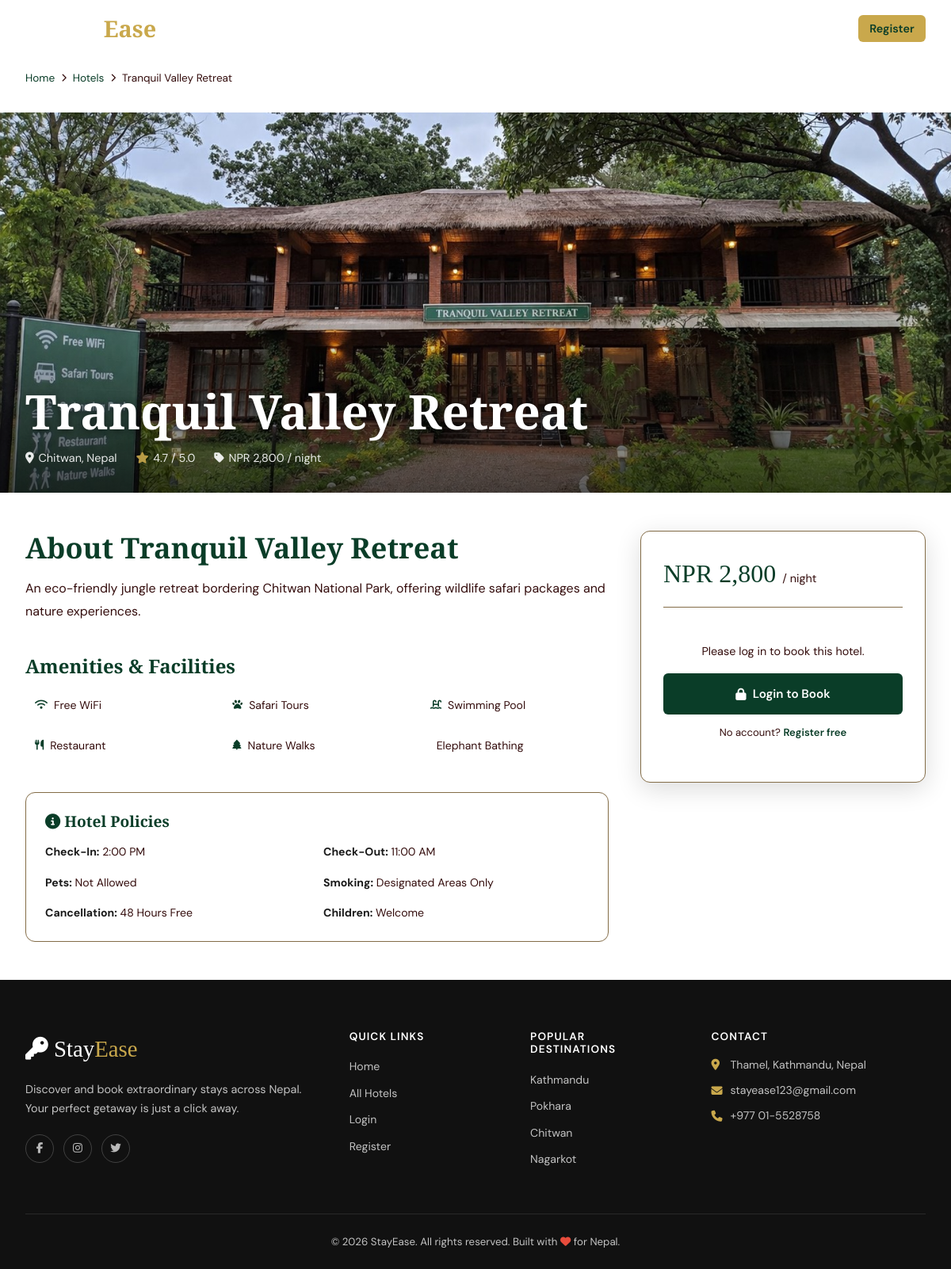
Screenshot of /hotel-detail.php?id=6 with the database file from the repository.
### tables this page shows
CREATE TABLE IF NOT EXISTS hotels (
    id          INT AUTO_INCREMENT PRIMARY KEY,
    name        VARCHAR(150)  NOT NULL,
    location    VARCHAR(200)  NOT NULL,
    price       DECIMAL(10,2) NOT NULL,
    rating      DECIMAL(2,1)  DEFAULT 0.0,
    description TEXT,
    amenities   TEXT,
    image       VARCHAR(255)  DEFAULT 'default.jpg',
    created_at  TIMESTAMP DEFAULT CURRENT_TIMESTAMP
);

### config.php (called while the page is built, shortened)
<?php
function isLoggedIn(): bool {
    return !empty($_SESSION['user_id']);
}
function formatPrice(float $price): string {
    return 'NPR ' . number_format($price, 0);
}
?>

### hotel-detail.php (the view, shortened to what this page needs)
<?php
require_once 'config.php';
$id = (int)($_GET['id'] ?? 0);
$stmt = $pdo->prepare("SELECT * FROM hotels WHERE id = ?");
$stmt->execute([$id]);
$hotel = $stmt->fetch();
$amenities = array_filter(array_map('trim', explode(',', $hotel['amenities'] ?? '')));
$amenityIcons = [
    'Free WiFi' => 'fas fa-wifi', 'Swimming Pool' => 'fas fa-swimming-pool',
    'Spa' => 'fas fa-spa', 'Gym' => 'fas fa-dumbbell', 'Restaurant' => 'fas fa-utensils',
    'Bar' => 'fas fa-cocktail', 'Room Service' => 'fas fa-concierge-bell',
    'Parking' => 'fas fa-parking', 'Airport Shuttle' => 'fas fa-shuttle-van',
    'Lake View' => 'fas fa-water', 'Kayaking' => 'fas fa-ship',
    'Cycling' => 'fas fa-bicycle', 'Yoga' => 'fas fa-om',
    'Heritage Tours' => 'fas fa-landmark', 'Garden' => 'fas fa-leaf',
    'Library' => 'fas fa-book', 'Rooftop Terrace' => 'fas fa-building',
    'Rooftop' => 'fas fa-building', 'Trekking Guide' => 'fas fa-hiking',
    'Bonfire' => 'fas fa-fire', 'Safari Tours' => 'fas fa-paw',
    'Nature Walks' => 'fas fa-tree', 'Elephant Bathing' => 'fas fa-elephant',
    'Tour Desk' => 'fas fa-map', 'Locker' => 'fas fa-lock',
    '24hr Reception' => 'fas fa-clock',
];
include 'includes/header.php';
?>
<div style="padding: calc(var(--nav-h) + 1rem) 2rem .5rem;max-width:1280px;margin:0 auto">
    <nav class="breadcrumb">
        <a href="<?= SITE_URL ?>">Home</a>
        <i class="fas fa-chevron-right"></i>
        <a href="<?= SITE_URL ?>/hotels.php">Hotels</a>
        <i class="fas fa-chevron-right"></i>
        <span><?= htmlspecialchars($hotel['name']) ?></span>
    </nav>
</div>
<div class="detail-hero" style="margin-top:0">
    <img src="<?= SITE_URL ?>/images/hotels/<?= htmlspecialchars($hotel['image']) ?>"
         alt="<?= htmlspecialchars($hotel['name']) ?>"
         onerror="this.src='https://images.unsplash.com/photo-1566073771259-6a8506099945?w=1600&q=80'">
    <div class="detail-hero-content">
        <h1><?= htmlspecialchars($hotel['name']) ?></h1>
        <div class="detail-hero-meta">
            <span><i class="fas fa-map-marker-alt"></i> <?= htmlspecialchars($hotel['location']) ?></span>
            <span><i class="fas fa-star" style="color:var(--clr-gold)"></i> <?= number_format($hotel['rating'],1) ?> / 5.0</span>
            <span><i class="fas fa-tag"></i> <?= formatPrice($hotel['price']) ?> / night</span>
        </div>
    </div>
</div>
<div class="detail-layout">
    <div>
        <h2>About <?= htmlspecialchars($hotel['name']) ?></h2>
        <p style="margin-top:1rem;color:var(--clr-text-muted);line-height:1.8;font-size:1rem">
            <?= nl2br(htmlspecialchars($hotel['description'])) ?>
        </p>
        <?php if (!empty($amenities)): ?>
        <div style="margin-top:2.5rem">
            <h3>Amenities & Facilities</h3>
            <div class="amenities-grid">
                <?php foreach ($amenities as $am): ?>
                <div class="amenity-item">
                    <i class="<?= $amenityIcons[$am] ?? 'fas fa-check' ?>"></i>
                    <?= htmlspecialchars($am) ?>
                </div>
                <?php endforeach; ?>
            </div>
        </div>
        <?php endif; ?>
        <div style="margin-top:2.5rem;padding:1.5rem;background:var(--clr-bg);border-radius:var(--radius-md);border:1px solid var(--clr-border)">
            <h4 style="margin-bottom:1rem"><i class="fas fa-info-circle" style="color:var(--clr-forest)"></i> Hotel Policies</h4>
            <div style="display:grid;grid-template-columns:1fr 1fr;gap:1rem;font-size:.88rem;color:var(--clr-text-muted)">
                <div><strong style="color:var(--clr-text)">Check-In:</strong> 2:00 PM</div>
                <div><strong style="color:var(--clr-text)">Check-Out:</strong> 11:00 AM</div>
                <div><strong style="color:var(--clr-text)">Pets:</strong> Not Allowed</div>
                <div><strong style="color:var(--clr-text)">Smoking:</strong> Designated Areas Only</div>
                <div><strong style="color:var(--clr-text)">Cancellation:</strong> 48 Hours Free</div>
                <div><strong style="color:var(--clr-text)">Children:</strong> Welcome</div>
            </div>
        </div>
    </div>
    <div>
        <div class="booking-card">
            <div class="booking-card-price">
                <?= formatPrice($hotel['price']) ?>
                <span>/ night</span>
            </div>
            <?php if (!isLoggedIn()): ?>
            <div style="text-align:center;padding:1.5rem 0">
                <p style="color:var(--clr-text-muted);margin-bottom:1rem;font-size:.9rem">
                    Please log in to book this hotel.
                </p>
                <a href="login.php?redirect=hotel-detail.php?id=<?= $hotel['id'] ?>" class="btn btn-primary btn-full">
                    <i class="fas fa-lock"></i> Login to Book
                </a>
                <p style="font-size:.82rem;color:var(--clr-text-muted);margin-top:.75rem">
                    No account? <a href="register.php" style="color:var(--clr-forest);font-weight:600">Register free</a>
                </p>
            </div>
            <?php endif; ?>
        </div>
    </div>
</div>
<?php include 'includes/footer.php'; ?>

### css/style.css (style rules this page uses)
:root { --clr-bg: #f4f4f4; --clr-surface: #f2e9e2; --clr-forest: #0A3D28; --clr-bg: #ffffff; --clr-surface: #FFFFFF; --clr-forest: #0a3d28; --clr-forest-lt: #2D6A4F; --clr-gold: #c9a84c; --clr-gold-lt: #E8C97A; --clr-text: #1A1A1A; --clr-text-muted: #340d0d; --clr-border: #836C47; --clr-danger: #DC2626; --clr-success: #16A34A; --clr-warning: #D97706; --font-display: 'Cormorant Garamond', Georgia, serif; --font-body: 'DM Sans', sans-serif; --shadow-sm: 0 1px 3px rgba(0,0,0,.08); --shadow-md: 0 4px 16px rgba(0,0,0,.10); --shadow-lg: 0 8px 32px rgba(0,0,0,.14); --shadow-xl: 0 20px 60px rgba(0,0,0,.18); --radius-sm: 6px; --radius-md: 12px; --radius-lg: 20px; --radius-xl: 32px; --transition: all .25s cubic-bezier(.4,0,.2,1); --nav-h: 72px; }
*, *::before, *::after { box-sizing: border-box; margin: 0; padding: 0; }
html { scroll-behavior: smooth; font-size: 16px; }
body { font-family: var(--font-body); background: var(--clr-bg); color: var(--clr-text); line-height: 1.6; overflow-x: hidden; }
img { display: block; max-width: 100%; object-fit: cover; }
a { color: inherit; text-decoration: none; }
h1, h2, h3, h4, h5 { font-family: var(--font-display); font-weight: 600; line-height: 1.2; color: var(--clr-forest); }
h1 { font-size: clamp(2.2rem, 5vw, 3.8rem); }
h2 { font-size: clamp(1.6rem, 3vw, 2.6rem); }
h3 { font-size: 1.5rem; }
h4 { font-size: 1.2rem; }
.btn { display: inline-flex; align-items: center; gap: .5rem; padding: .75rem 1.75rem; border-radius: var(--radius-sm); font-size: .95rem; font-weight: 600; cursor: pointer; transition: var(--transition); white-space: nowrap; border: 2px solid transparent; }
.btn-primary { background: var(--clr-forest); color: white; }
.btn-full { width: 100%; justify-content: center; }
.detail-hero { height: 480px; position: relative; overflow: hidden; }
.detail-hero img { width: 100%; height: 100%; object-fit: cover; }
.detail-hero::after { content: ''; position: absolute; inset: 0; background: linear-gradient(to top, rgba(0,0,0,.6) 0%, transparent 50%); }
.detail-hero-content { position: absolute; bottom: 2rem; left: 2rem; right: 2rem; z-index: 1; color: white; }
.detail-hero-content h1 { color: white; text-shadow: 0 2px 8px rgba(0,0,0,.5); }
.detail-hero-meta { display: flex; gap: 1.5rem; margin-top: .75rem; flex-wrap: wrap; }
.detail-hero-meta span { font-size: .9rem; opacity: .9; display: flex; align-items: center; gap: .35rem; }
.detail-layout { display: grid; grid-template-columns: 1fr 360px; gap: 2.5rem; max-width: 1280px; margin: 0 auto; padding: 3rem 2rem; }
.amenities-grid { display: grid; grid-template-columns: repeat(3, 1fr); gap: .75rem; margin-top: 1rem; }
.amenity-item { display: flex; align-items: center; gap: .5rem; font-size: .88rem; color: var(--clr-text-muted); background: var(--clr-bg); padding: .5rem .75rem; border-radius: var(--radius-sm); }
.amenity-item i { color: var(--clr-forest); font-size: .8rem; }
.booking-card { background: white; border-radius: var(--radius-md); padding: 1.75rem; box-shadow: var(--shadow-lg); border: 1px solid var(--clr-border); position: sticky; top: calc(var(--nav-h) + 1.5rem); }
.booking-card-price { font-family: var(--font-display); font-size: 2rem; color: var(--clr-forest); border-bottom: 1px solid var(--clr-border); padding-bottom: 1rem; margin-bottom: 1.25rem; }
.booking-card-price span { font-size: .9rem; font-family: var(--font-body); color: var(--clr-text-muted); }
.breadcrumb { display: flex; align-items: center; gap: .5rem; font-size: .85rem; color: var(--clr-text-muted); margin-bottom: 1.5rem; }
.breadcrumb a { color: var(--clr-forest); }
.breadcrumb i { font-size: .65rem; }

### rows the page displays
hotels: name "Tranquil Valley Retreat", image (picture), location "Chitwan, Nepal", rating "4.7", price "NPR 2,800", description "An eco-friendly jungle retreat bordering Chitwan National Park, offering wildlife safari packages and nature experiences.", amenities "Free WiFi", amenities "Safari Tours", amenities "Swimming Pool", amenities "Restaurant", amenities "Nature Walks", amenities "Elephant Bathing"

### other values shown
SITE_NAME "StayEase"
